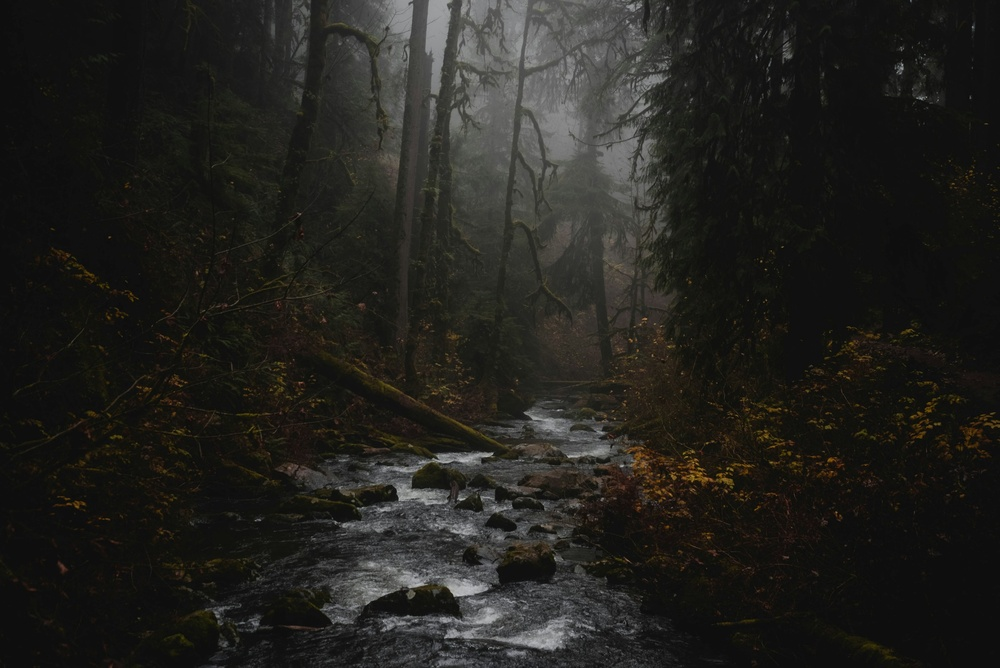
#> input picture CV_UNIT_2/05_Histogram_Equalization/input.jpg, 1000 x 668 px, shrunk from 2400 x 1602 before the run
$ python program.py
#> lines starting #> are read from the running program, lines starting #| are printed output that depends on the picture
import cv2
import matplotlib.pyplot as plt

image = cv2.imread("input.jpg", cv2.IMREAD_GRAYSCALE)
#> image: shape (668, 1000); min 5, max 198, mean 33.6

if image is None:
    print("Error: input.jpg not found")
    exit()

equalized = cv2.equalizeHist(image)
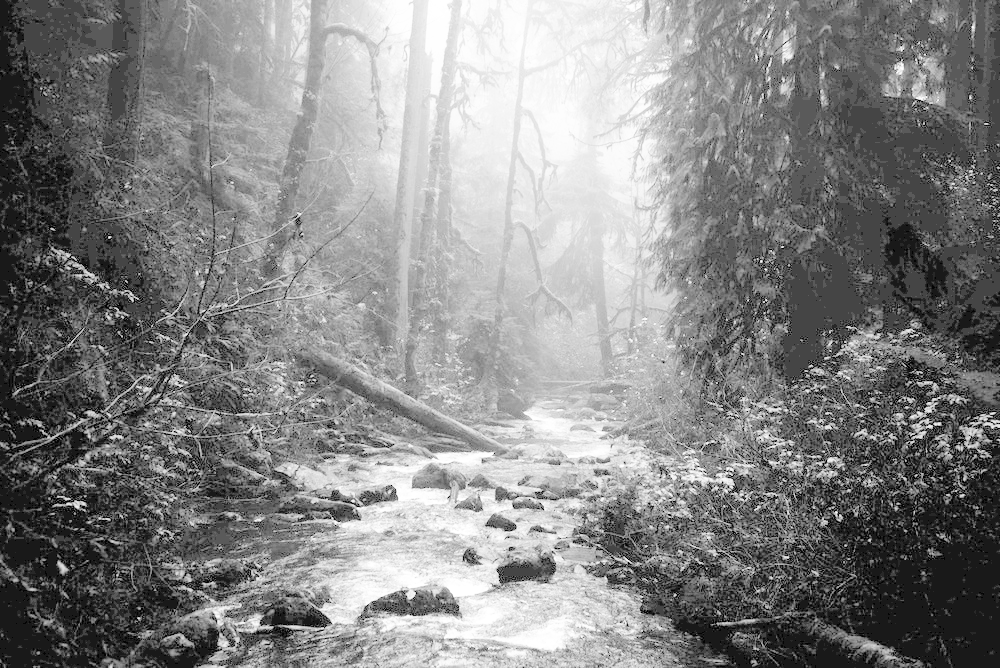
#> equalized: shape (668, 1000); min 0, max 255, mean 132.7

cv2.imwrite("output.png", equalized)

print("Histogram equalized image saved as output.png")

plt.figure(figsize=(10, 5))

plt.hist(image.ravel(), 256, [0, 256], alpha=0.5, label="Original")

plt.hist(equalized.ravel(), 256, [0, 256], alpha=0.5, label="Equalized")

plt.title("Histogram Comparison")
plt.xlabel("Intensity Value")
plt.ylabel("Frequency")
plt.legend()

plt.savefig("histogram_comparison.png", bbox_inches="tight")
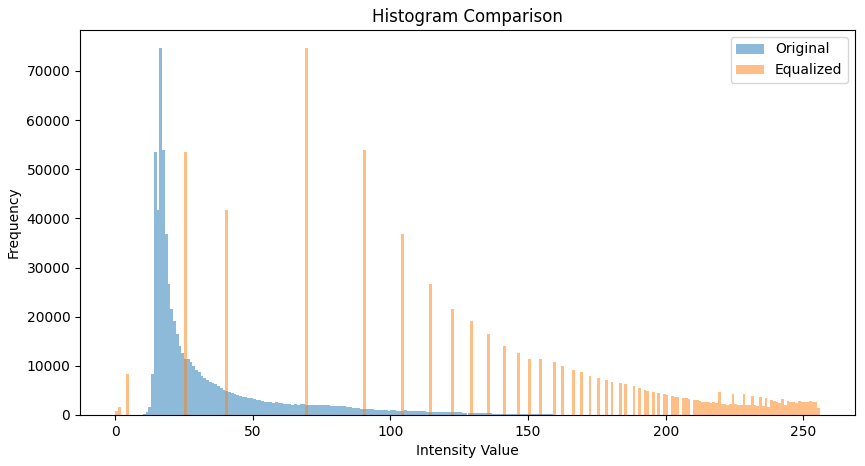
#> figure drawn by matplotlib, 1 panel; tallest bar 74589 high, from x = 16 to 17; tallest bar 74589 high, from x = 69 to 70
plt.close()

print("Histogram comparison saved as histogram_comparison.png")
